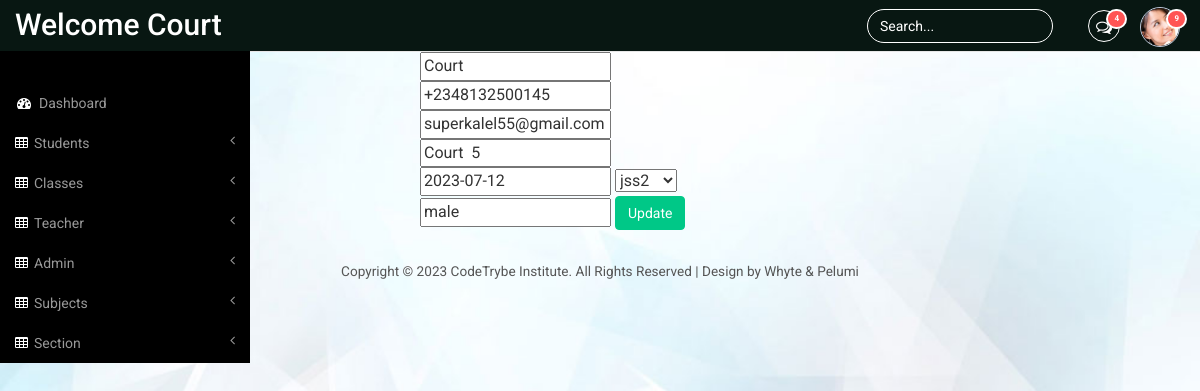
Screenshot of /std_up/5/ (signed in) with the database file from the repository.
### panel/models.py (models this page shows, shortened)
class Student(models.Model):
    user = models.OneToOneField(User, on_delete=models.CASCADE)
    phone_number = models.CharField(max_length=20,default="+234-")
    email = models.EmailField(max_length=50)
    address = models.CharField(max_length=50,default="Default address")
    dob = models.DateField(null=True,blank=True)
    std_class = models.ForeignKey(StdClass, on_delete=models.CASCADE, default=None)
    gender = models.CharField(max_length=10, default='NULL')
    role = models.CharField(max_length=20,default="student")

### panel/views.py (the view, shortened to what this page needs)
# urls.py: path('std_up/<str:id>/',views.std_update, name='panel-stdup'),
@login_required
def std_update(request, id):
    student_instance = get_object_or_404(Student, id=id)
    user_instance = get_object_or_404(User, username=student_instance.user)
    form = StudentUpdateForm(instance=student_instance)
    username_form = UserUpdateForm(instance=user_instance)
    context = {
        'form': form,
        'username_form': username_form,
    }
    form = StudentUpdateForm(instance=student_instance)
    username_form = UserUpdateForm(instance=user_instance)
    return render(request, "panel/std_up.html", context)

### panel/forms.py
class StudentUpdateForm(forms.ModelForm):
    class Meta:
        model = Student
        exclude = ['user','role']

class UserUpdateForm(forms.ModelForm):
    class Meta:
        model = User
        fields = ['username']

### panel/models.py (called while the page is built)
    def __str__(self):
        return self.name

### panel/templates/panel/std_up.html (shortened to what this page needs)
{% extends "panel/base.html" %}
{% block content %}
<form action="" method="post">
    <div class="container">
        <div class="row">
            <div class="col-md-4 col-md-offset-4 form-login">
                {{ username_form.username}}
                {{ form.phone_number }}
                {{ form.email}}
                {{form.address}}
                {{ form.dob }}
                {{ form.std_class }}
                {{ form.gender }}
            <button class="btn btn-primary btn-md" type="submit">Update</button>
                </div>
            </div>
        </div>
    </form>
    {% endblock %}

### panel/templates/panel/base.html (shortened to what this page needs)
{% load static%}
<!DOCTYPE HTML>
<html>
<head>
<link href="{% static 'panel/bootstrap.min.css'%}" rel='stylesheet' type='text/css' />
<link href="{% static 'panel/style2.css'%}"rel='stylesheet' type='text/css' />
<link href="{% static 'panel/lines.css'%}" rel='stylesheet' type='text/css' />
<link href="{% static 'panel/font-awesome.css'%}" rel="stylesheet">
<link href="{% static 'panel/custom.css'%}"rel="stylesheet">
</head>
<body id="login">
<div id="wrapper">
        <nav class="top1 navbar navbar-default navbar-static-top" role="navigation" style="margin-bottom: 0">
            <div class="navbar-header">
                <a class="navbar-brand" href="#">Welcome {{user.username}}</a>
            </div>
            <ul class="nav navbar-nav navbar-right">
				<li class="dropdown">
	        		<a href="#" class="dropdown-toggle" data-toggle="dropdown" aria-expanded="false"><i class="fa fa-comments-o"></i><span class="badge">4</span></a>
	      		</li>
			    <li class="dropdown">
	        		<a href="#" class="dropdown-toggle avatar" data-toggle="dropdown"><img src="{% static 'images/1.png' %}"><span class="badge">9</span></a>
	      		</li>
			</ul>
			<form class="navbar-form navbar-right">
              <input type="text" class="form-control" value="Search..." onfocus="this.value = '';" onblur="if (this.value == '') {this.value = 'Search...';}">
            </form>
            <div class="navbar-default sidebar" role="navigation">
                <div class="sidebar-nav navbar-collapse">
                    <ul class="nav" id="side-menu">
                        <li>
                            <a href="{%url 'panel-adminpage' %}"><i class="fa fa-dashboard fa-fw nav_icon"></i>Dashboard</a>
                        </li>
                        <li>
                            <a href="#"><i class="fa fa-table nav_icon"></i>Students<span class="fa arrow"></span></a>
                        </li>
                        <li>
                            <a href="#"><i class="fa fa-table nav_icon"></i>Classes<span class="fa arrow"></span></a>
                        </li>
                        <li>
                            <a href="#"><i class="fa fa-table nav_icon"></i>Teacher<span class="fa arrow"></span></a>
                        </li>
                        <li>
                            <a href="#"><i class="fa fa-table nav_icon"></i>Admin<span class="fa arrow"></span></a>
                        </li>
                        <li>
                            <a href="#"><i class="fa fa-table nav_icon"></i>Subjects<span class="fa arrow"></span></a>
                        </li>
                        <li>
                            <a href="#"><i class="fa fa-table nav_icon"></i>Section<span class="fa arrow"></span></a>
                        </li>
                    </ul>
                </div>
            </div>
        </nav>
    </div>
    {% block content %}
    {% endblock %}
 <div class="copy_layout login register">
      <p>Copyright &copy; 2023 CodeTrybe Institute. All Rights Reserved | Design by Whyte & Pelumi</p>
   </div>
</body>
</html>

### panel/static/panel/style2.css (style rules this page uses)
ul, ol { margin: 0; }
p { margin: 0; }
html, body { font-family: 'Roboto', sans-serif; font-size: 100%; background:#000; overflow-x: hidden; }
body a { transition:0.5s all; -webkit-transition:0.5s all; -moz-transition:0.5s all; -o-transition:0.5s all; -ms-transition:0.5s all; }
.navbar .navbar-nav li a { padding: 0 10px; line-height: 56px; position: relative; }
.navbar .navbar-nav li a i { border: 1px solid #fff; padding: 8px 0; width: 32px; text-align: center; -webkit-border-radius: 50em; -moz-border-radius: 50em; border-radius: 50em; color: #fff; height: 32px; }
.navbar .navbar-nav li .dropdown-toggle.avatar img { height: 40px; -webkit-border-radius: 50em; -moz-border-radius: 50em; border-radius: 50em; border: 1px solid #c0cadd; margin-top: -4px; }
.navbar .navbar-nav li a .badge { background: #ff5454; border: 2px solid white; position: absolute; top: 9px; right: 3px; font-size: 8px; line-height: 8px; padding: 4px 6px; -webkit-border-radius: 50em; -moz-border-radius: 50em; border-radius: 50em; min-width: 0; }
.navbar-default.sidebar { background-color: #000; font-family: 'Roboto', sans-serif; }
nav.top1.navbar.navbar-default.navbar-static-top { background-color:#081712;; font-family: 'Roboto', sans-serif; }
.navbar-default .navbar-brand { color: #fff !important; font-size: 30px; font-weight: 500; }
.navbar-right { margin-right: 10px !important; }
.navbar-right li { display:inline-block; }
i.nav_icon { color: #fff; margin-right:6px; }
.sidebar ul li a { color: #999; font-size:14px; }
.form-control { background: none !important; border: 1px solid #fff !important; border-radius: 20px !important; box-shadow: none !important; }
.navbar-form.navbar-right input[type="text"] { color: #fff; }
form.navbar-form.navbar-right { margin:9px 0 0 0; }
ul.nav.navbar-nav.navbar-right { height: 51px; }
.sidebar-nav.navbar-collapse { margin: 2em 0 0 0; }
.copy p, .copy_layout p { font-size:0.85em; color:#555; }
.btn-primary { background-color: rgb(0, 200, 135) !important; border-color: rgb(0, 200, 135) !important; color: #fff; }
span.badge { min-width: 3rem; padding: 2px 9px; text-align: center; font-size: 0.85; line-height: inherit; color: #fff; position: absolute; right:38px; -webkit-box-sizing: border-box; -moz-box-sizing: border-box; box-sizing: border-box; border-radius: 2px; }
.copy_layout { padding:1.5em 0; background:#fff; text-align:center; margin: 4em 0 0em 0; }
.login { background:none; padding:0; margin:11em 0 0 0; height: 100vh; }
.register { margin:2em 0 0 0; }
body#login { background: url(../images/bg.jpg)no-repeat; background-size:cover; -webkit-background-size:cover; -moz-background-size:cover; -o-background-size:cover; -ms-background-size:cover; height: 100vh; display: flex; flex-direction: column; }

### panel/static/panel/custom.css (style rules this page uses)
#wrapper { width: 100%; }
.sidebar .sidebar-nav.navbar-collapse { padding-right: 0; padding-left: 0; }
.sidebar .arrow { float: right; }
.sidebar .fa.arrow:before { content: "\f104"; }
@media (min-width:768px) { .sidebar { z-index: 1; position: absolute; width: 250px; margin-top: 51px; } }

### rows the page displays
Student: phone_number "+2348132500145", email "superkalel55@gmail.com", address "Court 5", dob "2023-07-12", std_class "jss2", gender "male"

### other values shown
{{ user.username }} "Court"
